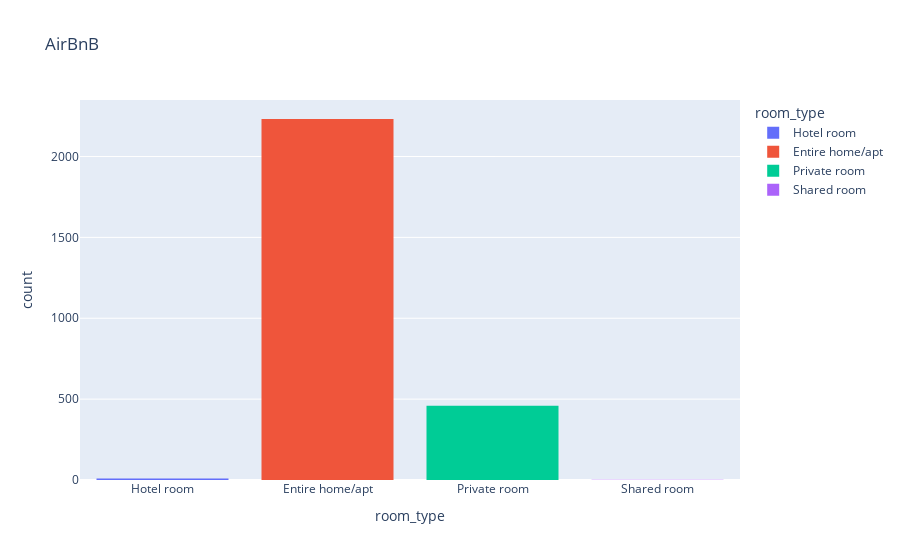

Notebook cell for this chart:
### Code cell
long_df = df

fig = px.histogram(long_df, x="room_type", color="room_type", title="AirBnB")
fig.show()

### Figure 1 — Plotly figure (JSON) as saved in the notebook; plotly's stock layout.template omitted (floating-point values rounded to 4 significant figures; data arrays with more than 128 entries replaced by an {"elided": "..."} marker saying what was removed)
{"data": [{"alignmentgroup": "True", "bingroup": "x", "hovertemplate": "room_type=%{x}<br>count=%{y}<extra></extra>", "legendgroup": "Hotel room", "marker": {"color": "#636efa", "pattern": {"shape": ""}}, "name": "Hotel room", "offsetgroup": "Hotel room", "orientation": "v", "showlegend": true, "type": "histogram", "x": ["Hotel room", "Hotel room", "Hotel room", "Hotel room", "Hotel room", "Hotel room", "Hotel room", "Hotel room", "Hotel room"], "xaxis": "x", "yaxis": "y"}, {"alignmentgroup": "True", "bingroup": "x", "hovertemplate": "room_type=%{x}<br>count=%{y}<extra></extra>", "legendgroup": "Entire home/apt", "marker": {"color": "#EF553B", "pattern": {"shape": ""}}, "name": "Entire home/apt", "offsetgroup": "Entire home/apt", "orientation": "v", "showlegend": true, "type": "histogram", "x": {"elided": "2232 str values"}, "xaxis": "x", "yaxis": "y"}, {"alignmentgroup": "True", "bingroup": "x", "hovertemplate": "room_type=%{x}<br>count=%{y}<extra></extra>", "legendgroup": "Private room", "marker": {"color": "#00cc96", "pattern": {"shape": ""}}, "name": "Private room", "offsetgroup": "Private room", "orientation": "v", "showlegend": true, "type": "histogram", "x": {"elided": "459 str values"}, "xaxis": "x", "yaxis": "y"}, {"alignmentgroup": "True", "bingroup": "x", "hovertemplate": "room_type=%{x}<br>count=%{y}<extra></extra>", "legendgroup": "Shared room", "marker": {"color": "#ab63fa", "pattern": {"shape": ""}}, "name": "Shared room", "offsetgroup": "Shared room", "orientation": "v", "showlegend": true, "type": "histogram", "x": ["Shared room", "Shared room"], "xaxis": "x", "yaxis": "y"}], "layout": {"barmode": "relative", "legend": {"title": {"text": "room_type"}, "tracegroupgap": 0}, "title": {"text": "AirBnB"}, "xaxis": {"anchor": "y", "categoryarray": ["Hotel room", "Entire home/apt", "Private room", "Shared room"], "categoryorder": "array", "domain": [0, 1], "title": {"text": "room_type"}}, "yaxis": {"anchor": "x", "domain": [0, 1], "title": {"text": "count"}}}}
